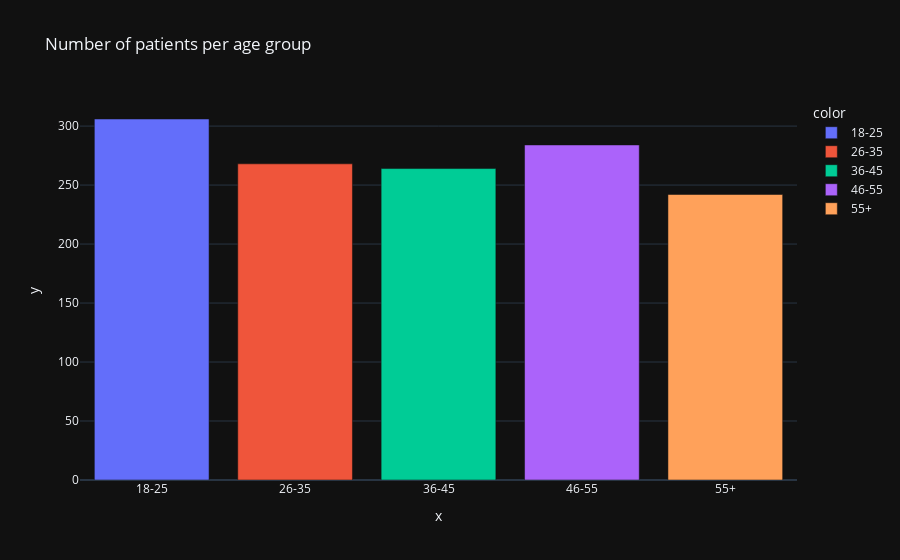

The notebook cell saved with this chart:
### Code cell
x_age = ['18-25', '26-35', '36-45', '46-55', '55+']
y_age = [len(age_18_25.values), len(age_26_35.values), len(age_36_45.values), len(age_46_55.values),
     len(age_55above.values)]

px.bar(data_frame = df, x = x_age, y = y_age, color = x_age, template = 'plotly_dark',
       title = 'Number of patients per age group')

### Figure 1 — Plotly figure (JSON) as saved in the notebook; plotly's stock layout.template omitted (floating-point values rounded to 4 significant figures)
{"data": [{"alignmentgroup": "True", "hovertemplate": "color=18-25<br>x=%{x}<br>y=%{y}<extra></extra>", "legendgroup": "18-25", "marker": {"color": "#636efa", "pattern": {"shape": ""}}, "name": "18-25", "offsetgroup": "18-25", "orientation": "v", "showlegend": true, "textposition": "auto", "type": "bar", "x": ["18-25"], "xaxis": "x", "y": [306], "yaxis": "y"}, {"alignmentgroup": "True", "hovertemplate": "color=26-35<br>x=%{x}<br>y=%{y}<extra></extra>", "legendgroup": "26-35", "marker": {"color": "#EF553B", "pattern": {"shape": ""}}, "name": "26-35", "offsetgroup": "26-35", "orientation": "v", "showlegend": true, "textposition": "auto", "type": "bar", "x": ["26-35"], "xaxis": "x", "y": [268], "yaxis": "y"}, {"alignmentgroup": "True", "hovertemplate": "color=36-45<br>x=%{x}<br>y=%{y}<extra></extra>", "legendgroup": "36-45", "marker": {"color": "#00cc96", "pattern": {"shape": ""}}, "name": "36-45", "offsetgroup": "36-45", "orientation": "v", "showlegend": true, "textposition": "auto", "type": "bar", "x": ["36-45"], "xaxis": "x", "y": [264], "yaxis": "y"}, {"alignmentgroup": "True", "hovertemplate": "color=46-55<br>x=%{x}<br>y=%{y}<extra></extra>", "legendgroup": "46-55", "marker": {"color": "#ab63fa", "pattern": {"shape": ""}}, "name": "46-55", "offsetgroup": "46-55", "orientation": "v", "showlegend": true, "textposition": "auto", "type": "bar", "x": ["46-55"], "xaxis": "x", "y": [284], "yaxis": "y"}, {"alignmentgroup": "True", "hovertemplate": "color=55+<br>x=%{x}<br>y=%{y}<extra></extra>", "legendgroup": "55+", "marker": {"color": "#FFA15A", "pattern": {"shape": ""}}, "name": "55+", "offsetgroup": "55+", "orientation": "v", "showlegend": true, "textposition": "auto", "type": "bar", "x": ["55+"], "xaxis": "x", "y": [242], "yaxis": "y"}], "layout": {"barmode": "relative", "legend": {"title": {"text": "color"}, "tracegroupgap": 0}, "title": {"text": "Number of patients per age group"}, "xaxis": {"anchor": "y", "domain": [0, 1], "title": {"text": "x"}}, "yaxis": {"anchor": "x", "domain": [0, 1], "title": {"text": "y"}}}}
